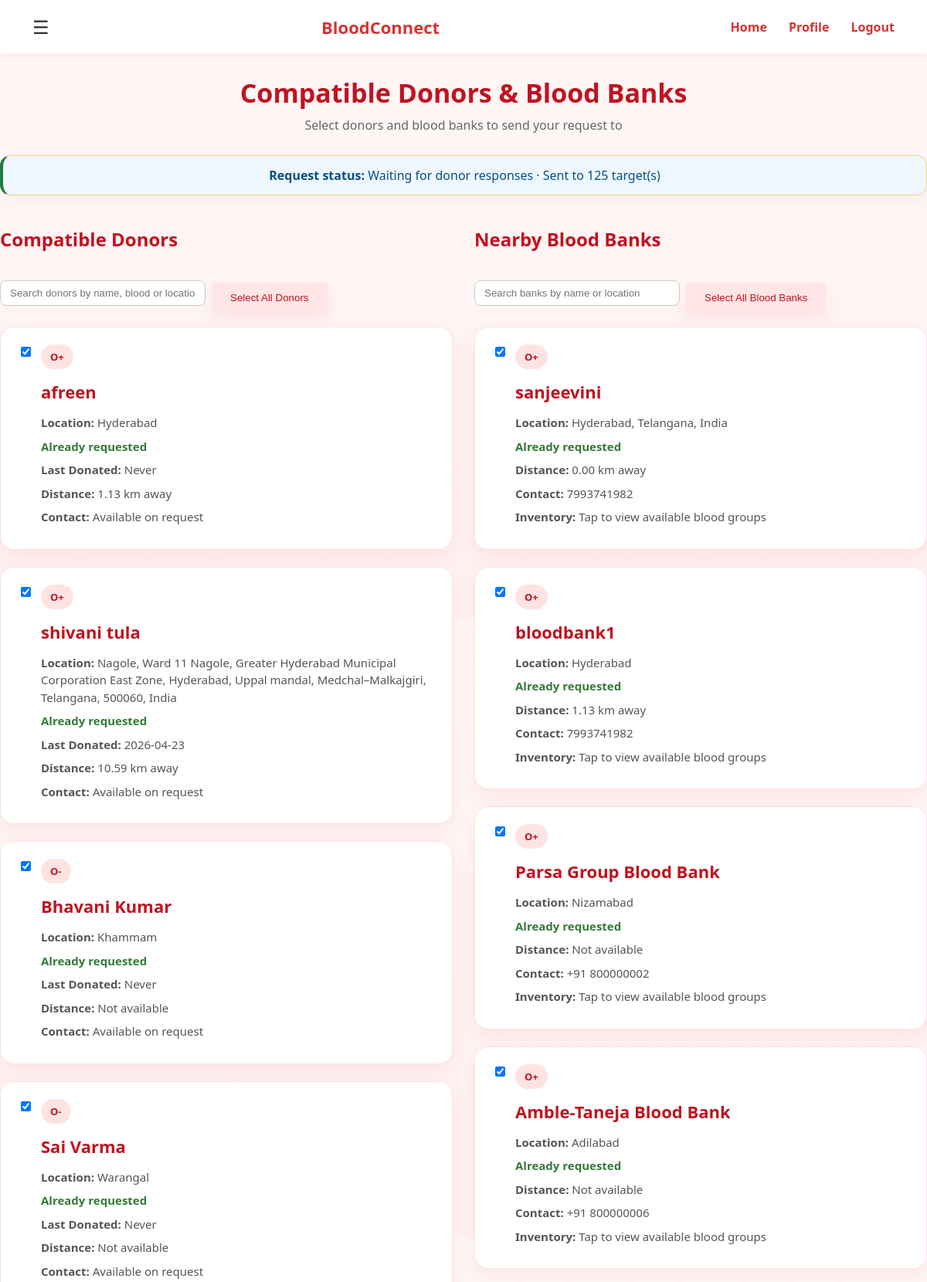
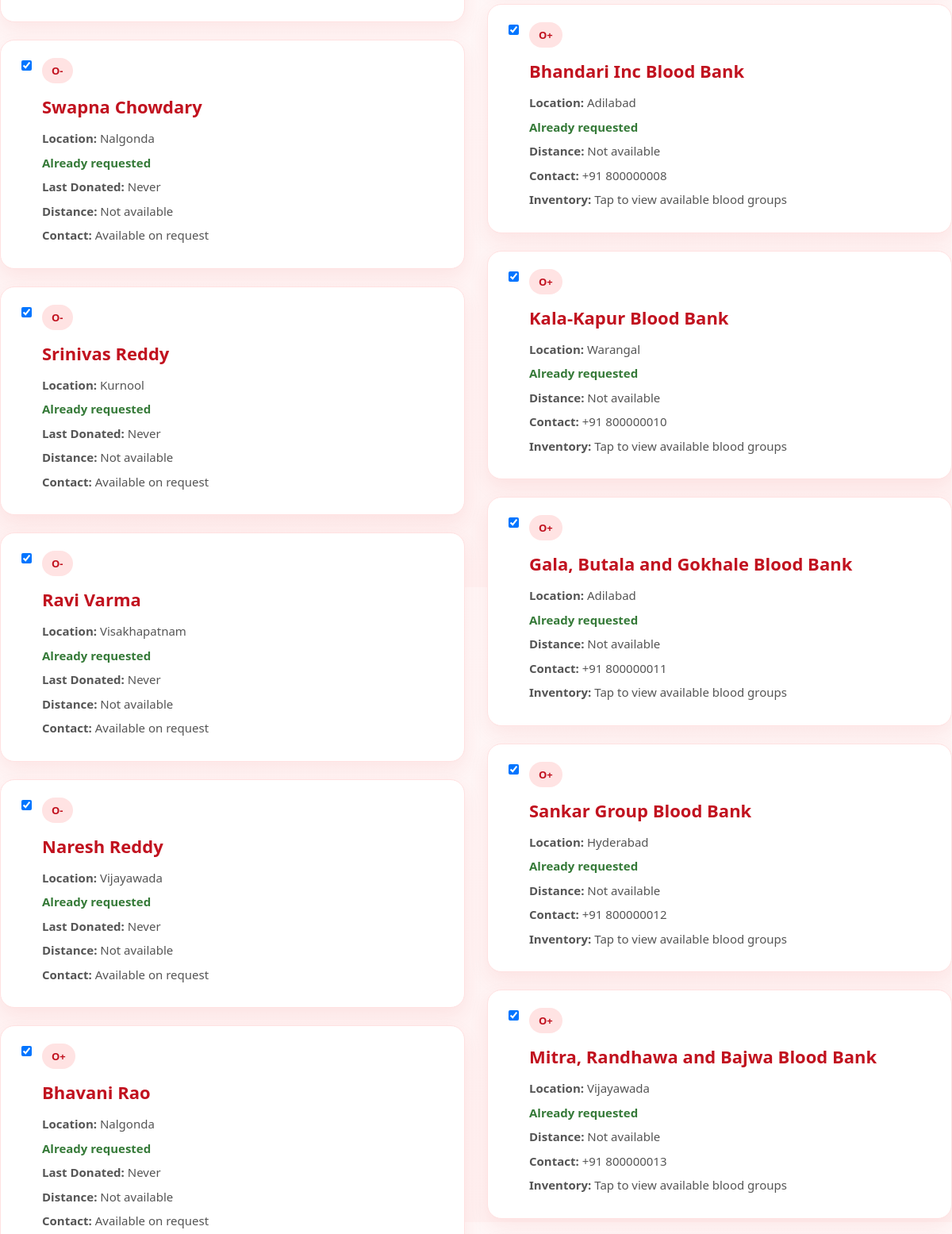
Page /results/2122 (signed in, upper part) on the committed database (2 pictures, top to bottom).
### tables this page shows
CREATE TABLE users(
        id INTEGER PRIMARY KEY AUTOINCREMENT,
        name TEXT NOT NULL,
        email TEXT UNIQUE NOT NULL,
        password TEXT NOT NULL,
        phone TEXT,
        age INTEGER,
        weight REAL,
        blood TEXT,
        location TEXT,
        latitude REAL,
        longitude REAL,
        last_donated TEXT,
        is_donor INTEGER DEFAULT 0,
        is_available INTEGER DEFAULT 1
    , referral_code TEXT, role TEXT DEFAULT 'donor', is_admin INTEGER DEFAULT 0);

CREATE TABLE blood_banks(
        id INTEGER PRIMARY KEY AUTOINCREMENT,
        name TEXT,
        blood_groups_available TEXT,
        phone TEXT,
        location TEXT,
        latitude REAL,
        longitude REAL
    , email TEXT, password TEXT);

CREATE TABLE requests(
        id INTEGER PRIMARY KEY AUTOINCREMENT,
        patient_name TEXT,
        gender TEXT,
        age INTEGER,
        blood TEXT,
        units_required INTEGER,
        hospital TEXT,
        contact_number TEXT,
        location TEXT,
        latitude REAL,
        longitude REAL,
        requester_id INTEGER,
        is_emergency INTEGER DEFAULT 0
    , status TEXT DEFAULT 'open');

### app.py (the view)
@app.route('/results/<int:request_id>')
@login_required
def show_results(request_id):
    req = get_request_by_id(request_id)
    if not req or req[11] != session['user']['id']:
        return "Request not found", 404
    compatible_blood_groups = compat.get(req[4], [req[4]])
    donors = get_compatible_donors()
    request_notifications = get_notifications_by_request(request_id)
    requested_donor_ids = {note[1] for note in request_notifications}
    donor_list = []
    for donor in donors:
        if donor[0] == session['user']['id']:
            continue
        donor_blood = donor[7]
        if req[12] or donor_blood in compatible_blood_groups:  # For emergency, show all donors
            distance = None
            if req[9] and req[10] and donor[9] and donor[10]:
                distance = haversine(req[9], req[10], donor[9], donor[10])
            donor_list.append({
                'id': donor[0],
                'name': donor[1],
                'blood': donor[7],
                'phone': donor[4],
                'location': donor[8],
                'last_donated': donor[11] or 'Never',
                'latitude': donor[9],
                'longitude': donor[10],
                'distance': distance,
                'already_requested': donor[0] in requested_donor_ids
            })
    donor_list.sort(key=lambda x: x['distance'] if x['distance'] is not None else float('inf'))
    request_banks = get_blood_banks_for_request(request_id)
    requested_bank_ids = {bank[0] for bank in request_banks}
    blood_banks = get_all_blood_banks()
    bank_list = []
    for bank in blood_banks:
        if req[12] or req[4] in bank[2]:  # For emergency, show all banks
            distance = None
            if req[9] and req[10] and bank[5] is not None and bank[6] is not None:
                distance = haversine(req[9], req[10], bank[5], bank[6])
            bank_list.append({
                'id': bank[0],
                'name': bank[1],
                'blood_groups_available': bank[2],
                'phone': bank[3],
                'location': bank[4],
                'latitude': bank[5],
                'longitude': bank[6],
                'distance': distance,
                'already_requested': bank[0] in requested_bank_ids
            })
    bank_list.sort(key=lambda x: x['distance'] if x['distance'] is not None else float('inf'))
    request_notes = get_notifications_by_request(request_id)
    accepted_count = sum(1 for note in request_notes if note[3] == 'accepted')
    pending_count = sum(1 for note in request_notes if note[3] == 'pending')
    declined_count = sum(1 for note in request_notes if note[3] == 'declined')
    completed_count = sum(1 for note in request_notes if note[3] == 'completed')
    sent_to_count = len({note[1] for note in request_notes}) + len(get_blood_banks_for_request(request_id))
    if accepted_count:
        request_status = f"{accepted_count} accepted, {pending_count} pending"
    elif pending_count:
        request_status = "Waiting for donor responses"
    elif declined_count:
        request_status = "All donor responses declined"
    else:
        request_status = "No requests sent yet"
    return render_template('results.html',
        request_id=request_id,
        request_status=request_status,
        sent_to_count=sent_to_count,
        patient_name=req[1],
        patient_gender=req[2],
        patient_age=req[3],
        requested_blood=req[4],
        units_required=req[5],
        hospital=req[6],
        contact_number=req[7],
        request_location=req[8],
        donors=donor_list,
        blood_banks=bank_list,
        show_blood_banks="yes" if bank_list else "no",
        is_emergency=req[12]
    )

### templates/results.html (shortened to what this page needs)
<!DOCTYPE html>
<html>
<head>
    <link rel="stylesheet" href="{{ url_for('static', filename='style.css') }}">
</head>
<body>
<div class="navbar">
    <div class="menu">☰</div>
    <div class="logo">BloodConnect</div>
    <div class="nav-links">
        {% if user %}
            <a href="/">Home</a>
            <a href="/profile">Profile</a>
            <a href="/logout">Logout</a>
        {% else %}
            <a href="/">Home</a>
            <a href="/login">Sign In</a>
            <a href="/signup">Sign Up</a>
        {% endif %}
    </div>
</div>
<div class="results-wrapper">
    <div class="results-header">
        <h2>Compatible Donors & Blood Banks</h2>
        <p>Select donors and blood banks to send your request to</p>
    </div>
    {% if request_status %}
    <div class="alert-message" style="background: #eef7ff; color: #034f84; border-left: 4px solid #1f7a3d; margin-bottom: 16px;">
        <strong>Request status:</strong> {{ request_status }}{% if sent_to_count is not none %} · Sent to {{ sent_to_count }} target(s){% endif %}
    </div>
    {% endif %}
    <form id="requestForm" method="POST" action="/send-request">
        <div class="split-results">
            <div class="results-column">
                <div class="section-header" style="display: flex; justify-content: space-between; align-items: center; flex-wrap: wrap; gap: 10px;">
                    <div>
                        <h3 class="section-title">Compatible Donors</h3>
                    </div>
                    <div style="display:flex; align-items:center; gap:8px;">
                        <input id="donorSearch" type="text" placeholder="Search donors by name, blood or location" oninput="filterDonors()" style="padding: 8px 12px; border: 1px solid #ccc; border-radius: 8px; min-width:240px;">
                        <button type="button" class="secondary-btn" onclick="selectAllDonors()">Select All Donors</button>
                    </div>
                </div>
                {% if donors %}
                <div class="donor-grid two-col-grid">
                    {% for donor in donors %}
                    <div class="donor-card" data-name="{{ donor.name|lower }}" data-blood="{{ donor.blood|lower }}" data-location="{{ donor.location|lower }}" data-requested="{{ 'true' if donor.already_requested else 'false' }}">
                        <div style="display: flex; align-items: flex-start; gap: 10px;">
                            <input type="checkbox" name="selected_donors" value="{{ donor.id }}" onchange="checkSelections()" {% if donor.already_requested %}checked{% endif %}>
                            <div style="flex: 1;" onclick="openDonorModal('{{ donor.name }}','{{ donor.blood }}','{{ donor.phone }}','{{ donor.location }}','{{ donor.last_donated }}')">
                                <span class="tag">{{ donor.blood }}</span>
                                <h3>{{ donor.name }}</h3>
                                <p><b>Location:</b> {{ donor.location }}</p>
                                {% if donor.already_requested %}
                                    <p style="margin: 3px 0; color: #357a38; font-weight: 600;">Already requested</p>
                                {% endif %}
                                <p><b>Last Donated:</b> {{ donor.last_donated }}</p>
                                {% if donor.distance is not none %}
                                    <p><b>Distance:</b> {{ "%.2f"|format(donor.distance) }} km away</p>
                                {% else %}
                                    <p><b>Distance:</b> Not available</p>
                                {% endif %}
                                <p><b>Contact:</b> Available on request</p>
                            </div>
                        </div>
                    </div>
                    {% endfor %}
                </div>
                {% else %}
                <div class="empty-state">
                    <h3>No matching donors found.</h3>
                    <p>Try checking nearby blood banks.</p>
                </div>
                {% endif %}
            </div>
            <div class="results-column">
                <div class="section-header" style="display: flex; justify-content: space-between; align-items: center; flex-wrap: wrap; gap: 10px;">
                    <div>
                        <h3 class="section-title">Nearby Blood Banks</h3>
                    </div>
                    <div style="display:flex; align-items:center; gap:8px;">
                        <input id="bankSearch" type="text" placeholder="Search banks by name or location" oninput="filterBanks()" style="padding: 8px 12px; border: 1px solid #ccc; border-radius: 8px; min-width:240px;">
                        <button type="button" class="secondary-btn" onclick="selectAllBanks()">Select All Blood Banks</button>
                    </div>
                </div>
                {% if blood_banks %}
                <div class="donor-grid two-col-grid">
                    {% for bank in blood_banks %}
                    <div class="donor-card" data-name="{{ bank.name|lower }}" data-location="{{ bank.location|lower }}" data-requested="{{ 'true' if bank.already_requested else 'false' }}">
                        <div style="display: flex; align-items: flex-start; gap: 10px;">
                            <input type="checkbox" name="selected_banks" value="{{ bank.id }}" onchange="checkSelections()" {% if bank.already_requested %}checked{% endif %}>
                            <div style="flex: 1;" data-name="{{ bank.name|e }}"
                                 data-phone="{{ bank.phone|e }}"
                                 data-location="{{ bank.location|e }}"
                                 data-distance="{{ bank.distance if bank.distance is not none else '' }}"
                                 data-inventory="{{ bank.blood_groups_available|e }}"
                                 onclick="openBloodBankModalFromCard(this)">
                                <span class="tag">{{ requested_blood }}</span>
                                <h3>{{ bank.name }}</h3>
                                <p><b>Location:</b> {{ bank.location }}</p>
                                {% if bank.already_requested %}
                                    <p style="margin: 3px 0; color: #357a38; font-weight: 600;">Already requested</p>
                                {% endif %}
                                {% if bank.distance is not none %}
                                    <p><b>Distance:</b> {{ "%.2f"|format(bank.distance) }} km away</p>
                                {% else %}
                                    <p><b>Distance:</b> Not available</p>
                                {% endif %}
                                <p><b>Contact:</b> {{ bank.phone }}</p>
                                <p><b>Inventory:</b> Tap to view available blood groups</p>
                            </div>
                        </div>
                    </div>
                    {% endfor %}
                </div>
                {% else %}
                <div class="empty-state">
                    <h3>No matching blood banks found.</h3>
                    <p>No blood banks with {{ requested_blood }} were found.</p>
                </div>
                {% endif %}
            </div>
        </div>
    </form>
</div>
</body>
</html>

### rows in the picture
users: blood "O+", name "afreen", location "Hyderabad", last_donated "Never", distance "1.13"
users: blood "O+", name "shivani tula", location "Nagole, Ward 11 Nagole, Greater Hyderabad Municipal Corporation East Zone, Hyderabad, Uppal mandal, Medchal–Malkajgiri, Telangana, 500060, India", last_donated "2026-04-23", distance "10.59"
users: blood "O-", name "Bhavani Kumar", location "Khammam", last_donated "Never", shows "Distance:"
users: blood "O-", name "Sai Varma", location "Warangal", last_donated "Never", shows "Distance:"
users: blood "O-", name "Swapna Chowdary", location "Nalgonda", last_donated "Never", shows "Distance:"
users: blood "O-", name "Srinivas Reddy", location "Kurnool", last_donated "Never", shows "Distance:"
users: blood "O-", name "Ravi Varma", location "Visakhapatnam", last_donated "Never", shows "Distance:"
users: blood "O-", name "Naresh Reddy", location "Vijayawada", last_donated "Never", shows "Distance:"
users: blood "O+", name "Bhavani Rao", location "Nalgonda", last_donated "Never", shows "Distance:"
blood_banks: name "sanjeevini", location "Hyderabad, Telangana, India", distance "0.00", phone "7993741982"
requests: blood "O+"
blood_banks: name "bloodbank1", location "Hyderabad", distance "1.13", phone "7993741982"
blood_banks: name "Parsa Group Blood Bank", location "Nizamabad", shows "Distance:", phone "+91 800000002"
blood_banks: name "Amble-Taneja Blood Bank", location "Adilabad", shows "Distance:", phone "+91 800000006"
blood_banks: name "Bhandari Inc Blood Bank", location "Adilabad", shows "Distance:", phone "+91 800000008"
blood_banks: name "Kala-Kapur Blood Bank", location "Warangal", shows "Distance:", phone "+91 800000010"
blood_banks: name "Gala, Butala and Gokhale Blood Bank", location "Adilabad", shows "Distance:", phone "+91 800000011"
blood_banks: name "Sankar Group Blood Bank", location "Hyderabad", shows "Distance:", phone "+91 800000012"
blood_banks: name "Mitra, Randhawa and Bajwa Blood Bank", location "Vijayawada", shows "Distance:", phone "+91 800000013"

### other values in the picture
{{ request_status }} "Waiting for donor responses"
{{ sent_to_count }} "125"
